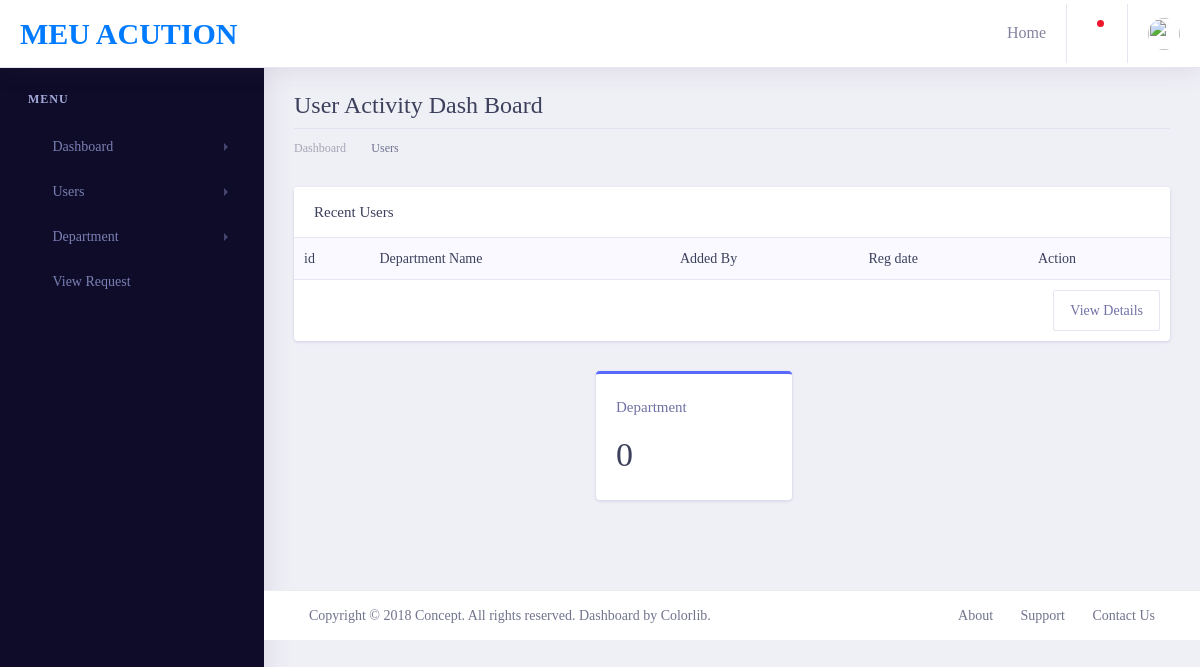
The app's page /SysAdmin/department/index.php, older data.
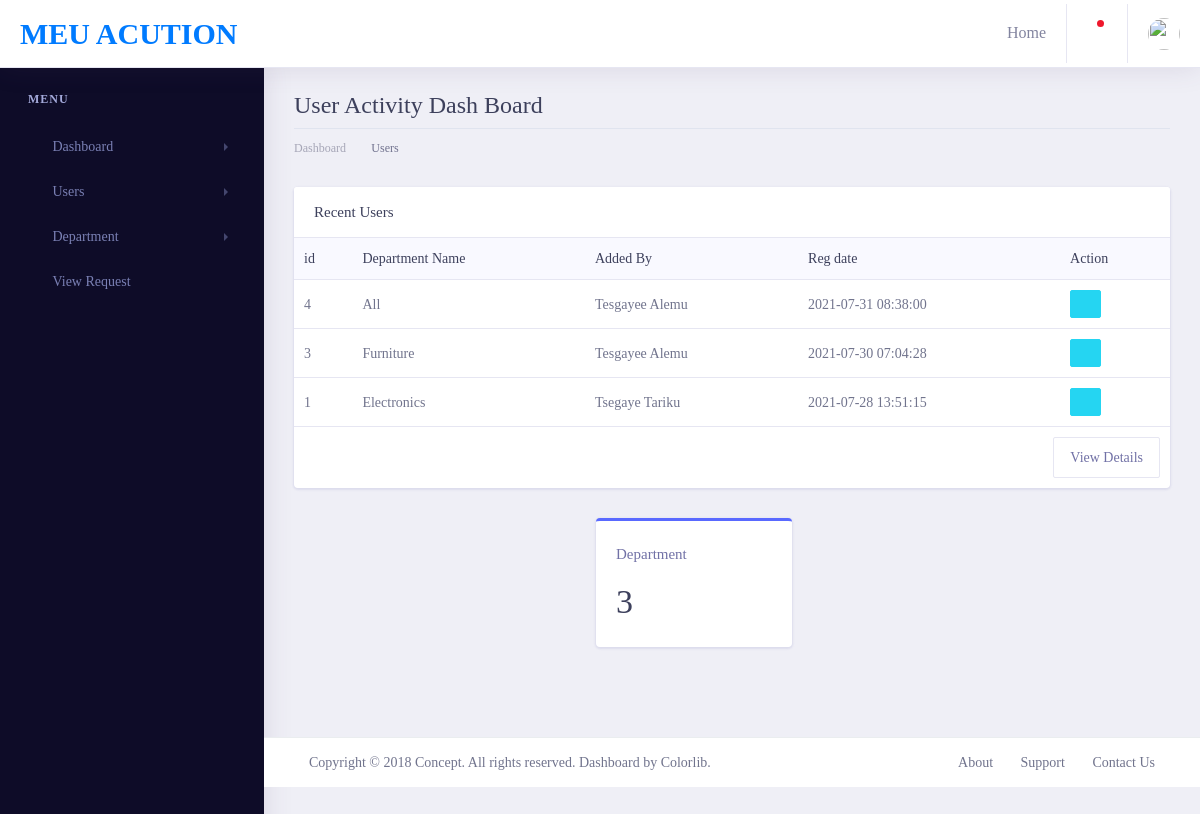
The same page, newer data.
### tables this page shows
CREATE TABLE `department` (
  `id` int(255) NOT NULL,
  `dept_name` text DEFAULT NULL,
  `dept_by` text DEFAULT NULL,
  `dept_reg_date` timestamp NULL DEFAULT current_timestamp()
);

### SysAdmin/department/view.php (the view)
<div class="table-responsive">
    <table class="table">
        <thead class="bg-light">
            <tr class="border-0">
                <th class="border-0">id</th>
                <th class="border-0">Department Name</th>
                <th class="border-0">Added By</th>
                <th class="border-0">Reg date</th>
                <th class="border-0">Action</th>
            </tr>
        </thead>
        <tbody>
            <?php
    $query="select * from department order by id desc";
    $query_exe=mysqli_query($connection,$query);
    while($row=mysqli_fetch_assoc($query_exe)){
        $id=$row['id'];
        $dept_name=$row['dept_name'];
        $dept_by=$row['dept_by'];
        $reg_date=$row['dept_reg_date'];
        ?>
            <tr>
                <td><?php echo $id;?></td>
                <td><?php echo $dept_name;?> </td>
                <td><?php echo $dept_by;?> </td>
                <td><?php echo $reg_date;?></td>
                <td>
                    <a title="Edit Department" href="index.php?edit=<?php echo $id;?>" class="btn btn-info btn-xs"><i
                            class="fa fa-edit"></i>
                    </a>
                </td>
            </tr>
            <?php
    }
?>
            <tr>
                <td colspan="9"><a href="#" class="btn btn-outline-light float-right">View
                        Details</a></td>
            </tr>
        </tbody>
    </table>
</div>

### SysAdmin/department/dash.php
<div class="row">
    <div class="col-xl-4 col-lg-4 col-md-4 col-sm-4 col-12"></div>
    <div class="col-xl-3 col-lg-3 col-md-6 col-sm-12 col-12">
        <div class="card border-3 border-top border-top-primary">
            <div class="card-body">
                <h5 class="text-muted">Department</h5>
                <div class="metric-value d-inline-block">
                    <h1 class="mb-1">
                        <?php
                                                $query="select * from department ";
                                                $query_exe=mysqli_query($connection,$query);
                                                $count_dept=mysqli_num_rows($query_exe);
                                                echo $count_dept;
                                            ?>
                    </h1>
                </div>
            </div>
        </div>
    </div>
</div>

Row changes from the older to the newer data that the page shows:
added department: id "4", dept_name "All", dept_by "Tesgayee Alemu", dept_reg_date "2021-07-31 08:38:00"
added department: id "3", dept_name "Furniture", dept_by "Tesgayee Alemu", dept_reg_date "2021-07-30 07:04:28"
added department: id "1", dept_name "Electronics", dept_by "Tsegaye Tariku", dept_reg_date "2021-07-28 13:51:15"
Text that changed along with them:
$count_dept: "0" → "3"
